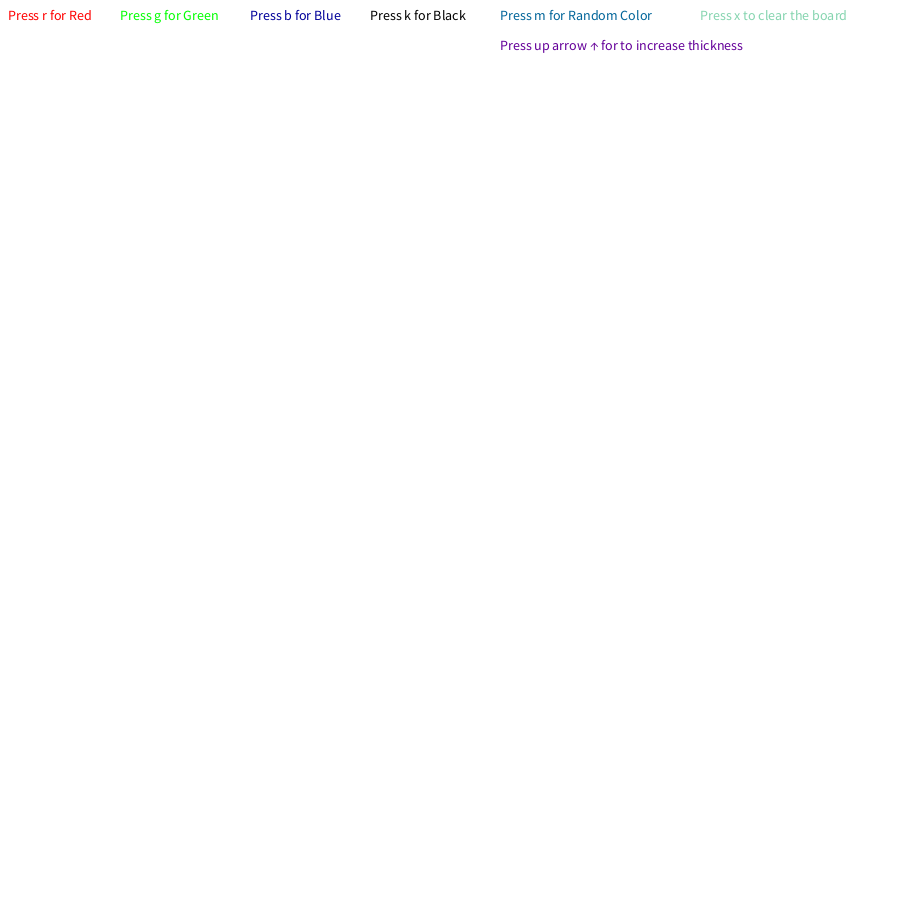
Frame 1 (no input)
Frame 60 (the mouse pressed at the canvas centre just before this capture): identical to frame 1, image omitted
Frame 120 (the mouse held since frame 60 and released just before this capture): identical to frame 1, image omitted

The Processing sketch that drew this single still picture (run headless with seeded random() and noise(); from frame 60 on, the mouse is pressed at the canvas centre):

// Processing sketch: DrawingApp
// ── DrawingApp.pde

//create drawing app for Wednesday and do chapter 3 and 4


//Create a variable type "INT" which means that it will store whole numbers only
int thickness = 1; //Thickness is a name we created. Don't use preset variables like key or fill. Give it a value.




void setup(){

size(900, 900);

background(255); //white background

textSize(14);
fill(255, 0, 0);
text(" Press r for Red", 5, 20); // Creates text on top left of the screen
fill(0, 255, 0);
text("Press g for Green", 120, 20);// Text is on same line, different section
fill(0, 0, 153);
text("Press b for Blue",250, 20); 
  
 fill(0, 0, 0);
text("Press k for Black",370, 20); 


fill(0, 100, 153);
text("Press m for Random Color",500, 20); 

fill(100, 200, 153, 200);
text("Press x to clear the board",700, 20);

fill(100, 0, 153);
text("Press up arrow ↑ for to increase thickness",500, 50); 

fill(0, 10, 153);
text("Press down arrow to decrease thickness",10450, 20);

}

void draw(){

//fill(255, 0, 0);
//ellipse(mouseX, mouseY, 10, 10);

//stroke(255, 0, 0);
//line(mouseX, mouseY, 10, 10);
//line(mouseX, mouseY, pmouseX, pmouseY);


}
//When Key is pressed
void keyPressed(){
//print out whatever key is being pressed
println(key);

// when using if statements use two equal signs to ask about value   == is equal to
//When talking about keyboard keys, use single quotes 
if(key == 'g'){

  stroke(0, 255, 0); //change stoke to green
  
}

if(key == 'r'){

  stroke(255, 0, 0); //red
}

if(key == 'b'){

  stroke(0, 0, 255); //blue
}




if(key == 'k'){

  stroke(0, 0, 0); //change stoke to black
  
}

if(key == 'm'){

  stroke(random(255), random(255), random(255)); //change stoke to random
  
}

//If user presses X, it clears the board
if(key == 'x'){

  background(255);
  
  textSize(14);
fill(255, 0, 0);
text(" Press r for Red", 5, 20); // Creates text on top left of the screen
fill(0, 255, 0);
text("Press g for Green", 120, 20);// Text is on same line, different section
fill(0, 0, 153);
text("Press b for Blue",250, 20); 
  
 fill(0, 0, 0);
text("Press k for Black",370, 20); 


fill(0, 0, 153);
text("Press m for Random Color",450, 20); 

fill(0, 10, 153);
text("Press x to clear the board",550, 20);

fill(0, 0, 153);
text("Press up arrow for to increase thickness",850, 20); 

fill(0, 10, 153);
text("Press down arrow to decrease thickness",1050, 20);

}
  
{}









//for up and down keys

// 1. Make thickeness works in both directions, add erase and screen feature, draw with different shapes, add randomness

  //if user pressed the up key
if (keyCode == UP){

  thickness = thickness +1;
  
  //Stoke grows as the up button is pressed
  strokeWeight(thickness);
  println("thickness:", thickness);

}



if (keyCode == DOWN){

  //thickness = thickness -1;
  
  if(thickness > 0){
    thickness = thickness -1;
  //Stoke grows as the up button is pressed
  strokeWeight(thickness);
  println("thickness:", thickness);

  }
}

/*if (keyCode == DELETE){

  thickness = thickness -1;
  
 if(thickness > 0){
    thickness = DELETE;
  strokeWeight(thickness);
  println("thickness:", thickness);

  }
}*/

}



void mouseDragged(){
  
 fill(255, 0, 0);
//stroke(255, 0, 0);// fill but for line
//draw a line when mouse is pressed and dragged
line(mouseX, mouseY, pmouseX, pmouseY);

}
